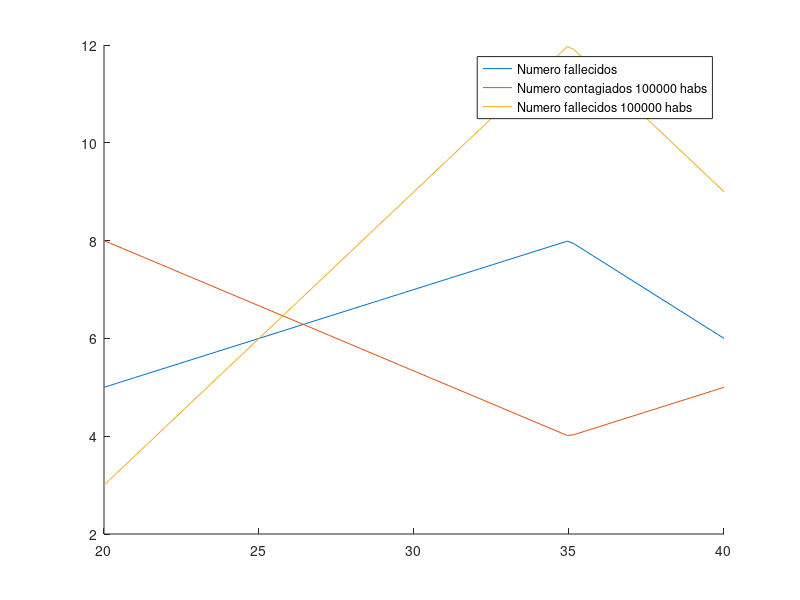
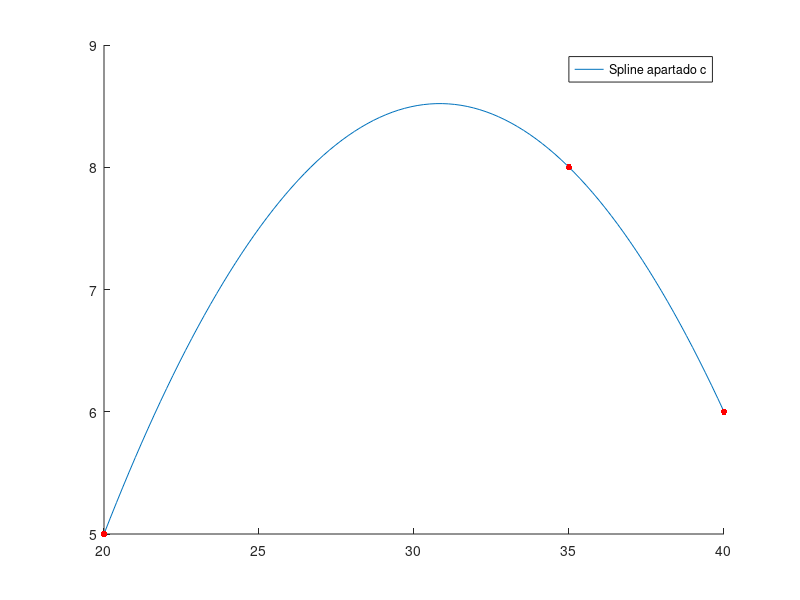

These figures' MATLAB source, in order:
function ejercicio2
%A=load('info.dat');
A=[20 5 8 3
    40 6 5 9
    35 8 4 12];
x=linspace(min(A(:,1)),max(A(:,1)));
polfall=interp1(A(:,1),A(:,2),x);
polcont=interp1(A(:,1),A(:,3),x);
polfall2=interp1(A(:,1),A(:,4),x);
hold on
plot(x,polfall,x,polcont,x,polfall2);
legend('Numero fallecidos','Numero contagiados 100000 habs','Numero fallecidos 100000 habs','Location','Best');
shg;

figure();
%c
coef=spline(A(:,1),A(:,2));
yy=ppval(coef,x);
hold on;
plot(x,yy);
plot(A(:,1),A(:,2),'r.','MarkerSize',15);
legend('Spline apartado c');
shg;

%d
fallaprox=@(t) ppval(coef,t);
a=fallaprox(500);
b=fallaprox(1000);
c=fallaprox(2000);
fprintf(['Para 500 habitantes hay aprox %f fallecidos, ' ...
    'para 1000 hay %f y para 2000 hay %f'],a,b,c);
